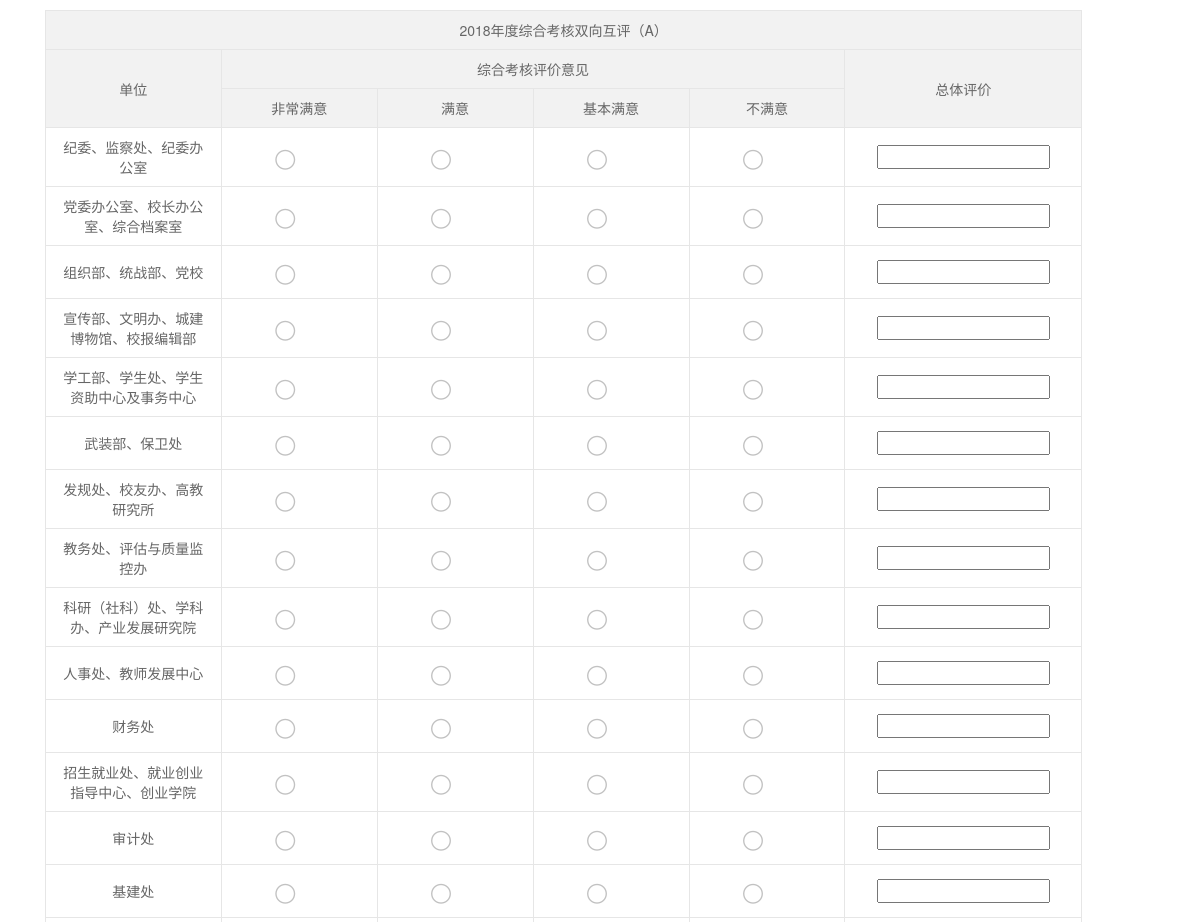
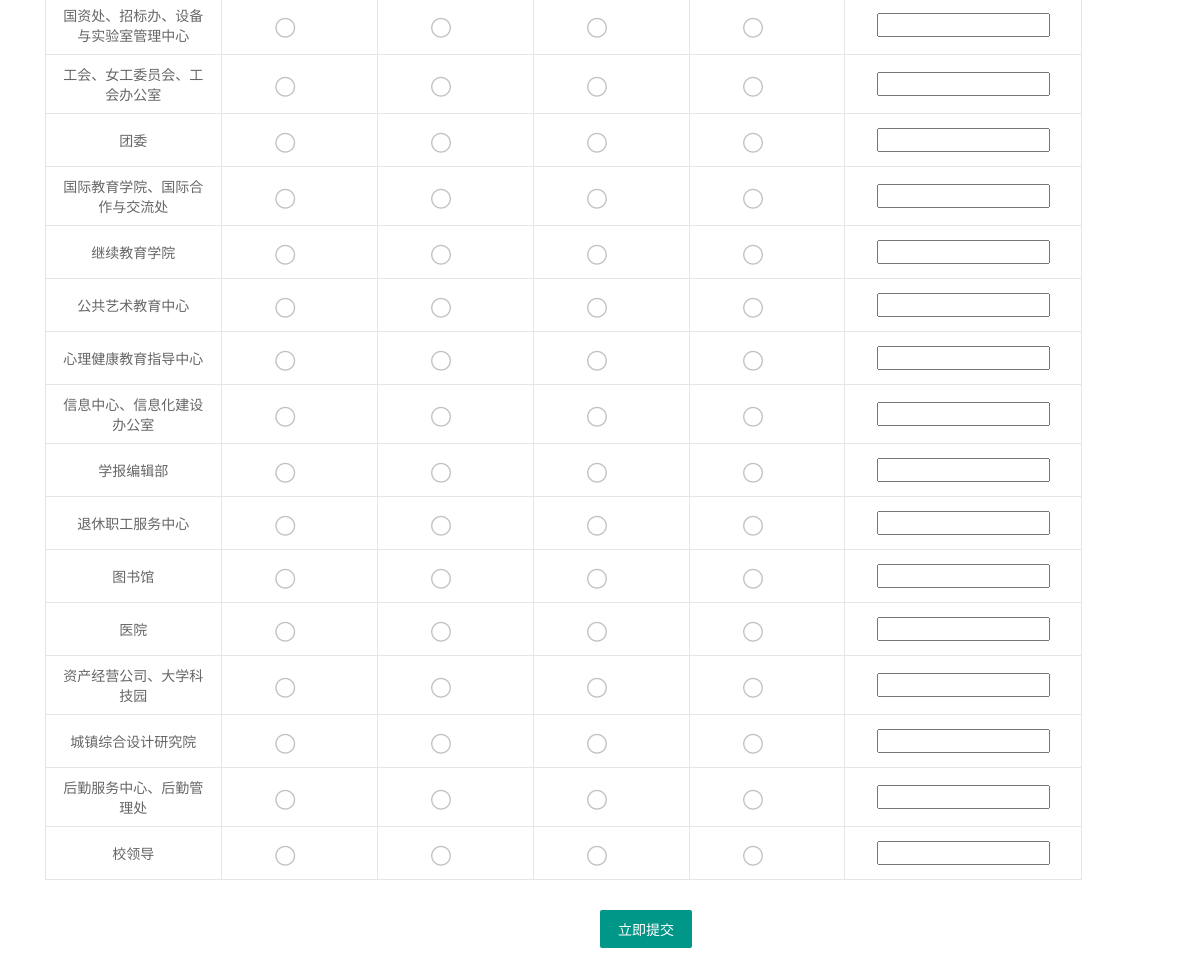
Page /pages/admin/check/6-2018.php on the committed database (2 pictures, top to bottom).
### tables this page shows
CREATE TABLE `deptinfo` (
  `DeptID` int(11) NOT NULL AUTO_INCREMENT,
  `DeptName` varchar(50) NOT NULL,
  `DeptMemo` varchar(255) NOT NULL,
  `gbnumb` int(11) DEFAULT NULL,
  `jgnumb` int(11) DEFAULT NULL,
  `IsBanned` tinyint(1) DEFAULT NULL,
  PRIMARY KEY (`DeptID`) USING BTREE,
  KEY `DeptName` (`DeptName`) USING BTREE
);

### pages/admin/check/6-2018.php (the view, shortened to what this page needs)
<?php require_once('../../../Connections/connjxkh.php'); ?>
<!DOCTYPE html PUBLIC "-//W3C//DTD XHTML 1.0 Transitional//EN"
        "http://www.w3.org/TR/xhtml1/DTD/xhtml1-transitional.dtd">
<html xmlns="http://www.w3.org/1999/xhtml">
<head>
<link rel="stylesheet" href="../../../lib/layui245/css/layui.css"  media="all">
</head>
<body class="layui-main ">
<form class="layui-form">
<div class="layui-form">
<div class="layui-container">
<table class="layui-table">
    <colgroup>
      <col width="400">
      <col width="300">
      <col width="300">
      <col width="300">
      <col width="300">
      <col width="300">
      <col width="300">
      <col>
    </colgroup>
    <thead align="center">
      <tr>
       <td colspan=6>2018年度综合考核双向互评（A）</td>
      </tr>
       <tr>
            <td rowspan="2">单位</td>
            <td colspan="4" align="center">综合考核评价意见</td>
            <td rowspan="2">总体评价</td>
      </tr>
       <tr>
            <td >非常满意</td>
            <td >满意</td>
            <td >基本满意</td>
            <td >不满意</td>
      </tr>
    </thead><tbody align="center">
<?php
$sql = "SELECT DeptName DeptID FROM deptinfo where DeptID<18 OR DeptID>33";
$result =mysql_query($sql, $connjxkh);
 while($row=mysql_fetch_row($result)){
    foreach ($row as $DeptName){
		echo "<tr><td>".$DeptName."</td>";
    }
	foreach($row as $DeptID){
	echo "<td> <input name='".$DeptID."' type='radio' value='0'></td>";
		echo "<td> <input name='".$DeptID."' type='radio' value='0'></td>";
		echo "<td> <input name='".$DeptID."' type='radio' value='0'></td>";
		echo "<td> <input name='".$DeptID."' type='radio' value='0'></td>";
		echo "<td><input name='".$DeptID."' type='text' /></td></tr>";
	}
}
?></tbody></table></div>
<br>
	<div class="layui-form-item layui-col-xs-offset6"><a href="addquestion.php" class="layui-btn" ">立即提交</a></div>
</div>
</form>
</body>
</html>

### rows in the picture
deptinfo: DeptName "纪委、监察处、纪委办公室"
deptinfo: DeptName "党委办公室、校长办公室、综合档案室"
deptinfo: DeptName "组织部、统战部、党校"
deptinfo: DeptName "宣传部、文明办、城建博物馆、校报编辑部"
deptinfo: DeptName "学工部、学生处、学生资助中心及事务中心"
deptinfo: DeptName "武装部、保卫处"
deptinfo: DeptName "发规处、校友办、高教研究所"
deptinfo: DeptName "教务处、评估与质量监控办"
deptinfo: DeptName "科研（社科）处、学科办、产业发展研究院"
deptinfo: DeptName "人事处、教师发展中心"
deptinfo: DeptName "财务处"
deptinfo: DeptName "招生就业处、就业创业指导中心、创业学院"
deptinfo: DeptName "审计处"
deptinfo: DeptName "基建处"
deptinfo: DeptName "国资处、招标办、设备与实验室管理中心"
deptinfo: DeptName "工会、女工委员会、工会办公室"
deptinfo: DeptName "团委"
deptinfo: DeptName "国际教育学院、国际合作与交流处"
deptinfo: DeptName "继续教育学院"
deptinfo: DeptName "公共艺术教育中心"
deptinfo: DeptName "心理健康教育指导中心"
deptinfo: DeptName "信息中心、信息化建设办公室"
deptinfo: DeptName "学报编辑部"
deptinfo: DeptName "退休职工服务中心"
deptinfo: DeptName "图书馆"
deptinfo: DeptName "医院"
deptinfo: DeptName "资产经营公司、大学科技园"
deptinfo: DeptName "城镇综合设计研究院"
deptinfo: DeptName "后勤服务中心、后勤管理处"
deptinfo: DeptName "校领导"
